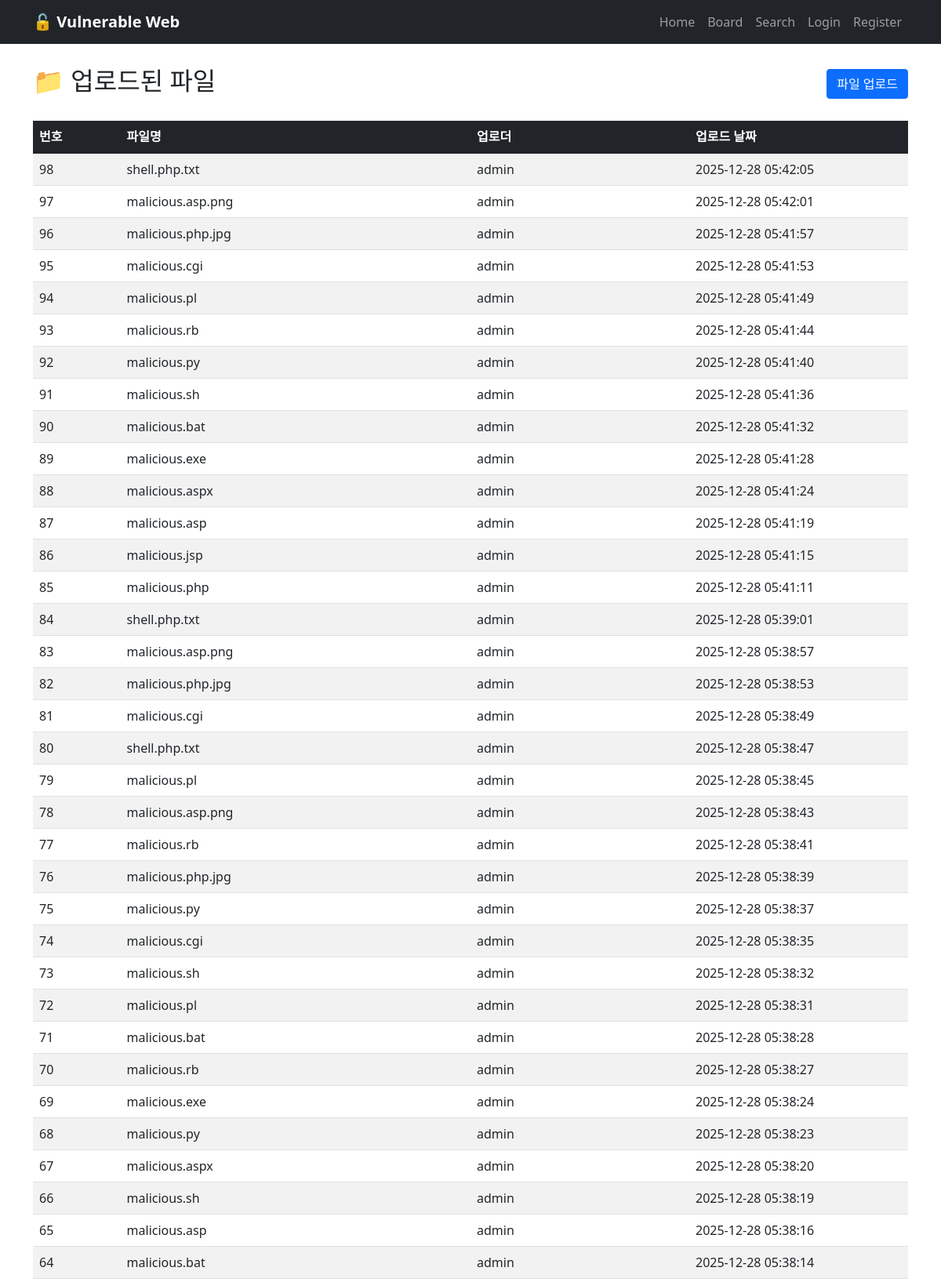
The page /files (upper part) on the database its author committed.
### tables this page shows
CREATE TABLE files (
        id INTEGER PRIMARY KEY AUTOINCREMENT,
        filename TEXT NOT NULL,
        filepath TEXT NOT NULL,
        uploader TEXT NOT NULL,
        uploaded_at TIMESTAMP DEFAULT CURRENT_TIMESTAMP
    );

### app.py (the view)
@app.route('/files')
def files():
    conn = get_db()
    cursor = conn.cursor()
    cursor.execute("SELECT * FROM files ORDER BY uploaded_at DESC")
    file_list = cursor.fetchall()
    conn.close()
    return render_template('files.html', files=file_list)

### app.py (called while the page is built)
def get_db():
    conn = sqlite3.connect('database.db')
    conn.row_factory = sqlite3.Row
    return conn

### templates/files.html (shortened to what this page needs)
{% extends "base.html" %}
{% block content %}
<div class="d-flex justify-content-between align-items-center mb-4">
    <h2>📁 업로드된 파일</h2>
    <a href="/upload" class="btn btn-primary">파일 업로드</a>
</div>
<div class="table-responsive">
    <table class="table table-striped table-hover">
        <thead class="table-dark">
            <tr>
                <th width="10%">번호</th>
                <th width="40%">파일명</th>
                <th width="25%">업로더</th>
                <th width="25%">업로드 날짜</th>
            </tr>
        </thead>
        <tbody>
            {% for file in files %}
            <tr>
                <td>{{ file.id }}</td>
                <td>{{ file.filename }}</td>
                <td>{{ file.uploader }}</td>
                <td>{{ file.uploaded_at }}</td>
            </tr>
            {% else %}
            <tr>
                <td colspan="4" class="text-center">업로드된 파일이 없습니다.</td>
            </tr>
            {% endfor %}
        </tbody>
    </table>
</div>
{% endblock %}

### templates/base.html (shortened to what this page needs)
<!DOCTYPE html>
<html lang="ko">
<head>
    <link href="https://cdn.jsdelivr.net/npm/bootstrap@5.1.3/dist/css/bootstrap.min.css" rel="stylesheet">
</head>
<body>
    <nav class="navbar navbar-expand-lg navbar-dark bg-dark fixed-top">
        <div class="container">
            <a class="navbar-brand" href="/">🔓 Vulnerable Web</a>
            <div class="collapse navbar-collapse" id="navbarNav">
                <ul class="navbar-nav ms-auto">
                    <li class="nav-item"><a class="nav-link" href="/">Home</a></li>
                    <li class="nav-item"><a class="nav-link" href="/board">Board</a></li>
                    <li class="nav-item"><a class="nav-link" href="/search">Search</a></li>
                    {% if session.username %}
                        <li class="nav-item"><a class="nav-link" href="/dashboard">Dashboard</a></li>
                        <li class="nav-item"><a class="nav-link" href="/upload">Upload</a></li>
                        <li class="nav-item"><a class="nav-link" href="/files">Files</a></li>
                        <li class="nav-item"><a class="nav-link" href="/profile">Profile</a></li>
                        <li class="nav-item"><a class="nav-link" href="/logout">Logout ({{ session.username }})</a></li>
                    {% else %}
                        <li class="nav-item"><a class="nav-link" href="/login">Login</a></li>
                        <li class="nav-item"><a class="nav-link" href="/register">Register</a></li>
                    {% endif %}
                </ul>
            </div>
        </div>
    </nav>
    <div class="container mt-4">
        {% block content %}{% endblock %}
    </div>
</body>
</html>

### templates/base.html (style rules this page uses)
body { padding-top: 60px; }
.navbar-brand { font-weight: bold; }

### rows shown on the page
files: id "98", filename "shell.php.txt", uploader "admin", uploaded_at "2025-12-28 05:42:05"
files: id "97", filename "malicious.asp.png", uploader "admin", uploaded_at "2025-12-28 05:42:01"
files: id "96", filename "malicious.php.jpg", uploader "admin", uploaded_at "2025-12-28 05:41:57"
files: id "95", filename "malicious.cgi", uploader "admin", uploaded_at "2025-12-28 05:41:53"
files: id "94", filename "malicious.pl", uploader "admin", uploaded_at "2025-12-28 05:41:49"
files: id "93", filename "malicious.rb", uploader "admin", uploaded_at "2025-12-28 05:41:44"
files: id "92", filename "malicious.py", uploader "admin", uploaded_at "2025-12-28 05:41:40"
files: id "91", filename "malicious.sh", uploader "admin", uploaded_at "2025-12-28 05:41:36"
files: id "90", filename "malicious.bat", uploader "admin", uploaded_at "2025-12-28 05:41:32"
files: id "89", filename "malicious.exe", uploader "admin", uploaded_at "2025-12-28 05:41:28"
files: id "88", filename "malicious.aspx", uploader "admin", uploaded_at "2025-12-28 05:41:24"
files: id "87", filename "malicious.asp", uploader "admin", uploaded_at "2025-12-28 05:41:19"
files: id "86", filename "malicious.jsp", uploader "admin", uploaded_at "2025-12-28 05:41:15"
files: id "85", filename "malicious.php", uploader "admin", uploaded_at "2025-12-28 05:41:11"
files: id "84", filename "shell.php.txt", uploader "admin", uploaded_at "2025-12-28 05:39:01"
files: id "83", filename "malicious.asp.png", uploader "admin", uploaded_at "2025-12-28 05:38:57"
files: id "82", filename "malicious.php.jpg", uploader "admin", uploaded_at "2025-12-28 05:38:53"
files: id "81", filename "malicious.cgi", uploader "admin", uploaded_at "2025-12-28 05:38:49"
files: id "80", filename "shell.php.txt", uploader "admin", uploaded_at "2025-12-28 05:38:47"
files: id "79", filename "malicious.pl", uploader "admin", uploaded_at "2025-12-28 05:38:45"
files: id "78", filename "malicious.asp.png", uploader "admin", uploaded_at "2025-12-28 05:38:43"
files: id "77", filename "malicious.rb", uploader "admin", uploaded_at "2025-12-28 05:38:41"
files: id "76", filename "malicious.php.jpg", uploader "admin", uploaded_at "2025-12-28 05:38:39"
files: id "75", filename "malicious.py", uploader "admin", uploaded_at "2025-12-28 05:38:37"
files: id "74", filename "malicious.cgi", uploader "admin", uploaded_at "2025-12-28 05:38:35"
files: id "73", filename "malicious.sh", uploader "admin", uploaded_at "2025-12-28 05:38:32"
files: id "72", filename "malicious.pl", uploader "admin", uploaded_at "2025-12-28 05:38:31"
files: id "71", filename "malicious.bat", uploader "admin", uploaded_at "2025-12-28 05:38:28"
files: id "70", filename "malicious.rb", uploader "admin", uploaded_at "2025-12-28 05:38:27"
files: id "69", filename "malicious.exe", uploader "admin", uploaded_at "2025-12-28 05:38:24"
files: id "68", filename "malicious.py", uploader "admin", uploaded_at "2025-12-28 05:38:23"
files: id "67", filename "malicious.aspx", uploader "admin", uploaded_at "2025-12-28 05:38:20"
files: id "66", filename "malicious.sh", uploader "admin", uploaded_at "2025-12-28 05:38:19"
files: id "65", filename "malicious.asp", uploader "admin", uploaded_at "2025-12-28 05:38:16"
files: id "64", filename "malicious.bat", uploader "admin", uploaded_at "2025-12-28 05:38:14"
